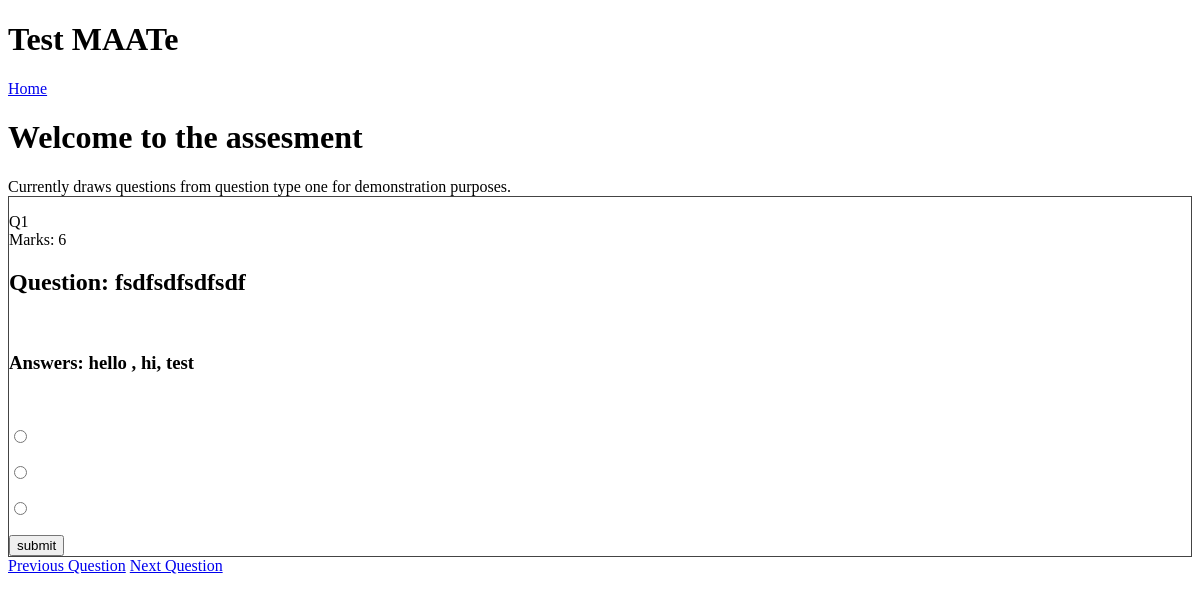
Page /assesment/1 on the committed database.
### mainApp/models.py (models this page shows)
class QuestionTypeOne(db.Model):
    id = db.Column(db.Integer, primary_key=True)
    question = db.Column(db.Text, nullable=False)
    answer_option_1 = db.Column(db.Text, nullable=False)
    answer_option_2 = db.Column(db.Text, nullable=False)
    answer_option_3 = db.Column(db.Text, nullable=False)
    correct_answer = db.Column(db.String, nullable=False)
    marks_available = db.Column(db.Integer, nullable=False)
    correct_answer_feedback = db.Column(db.Text, nullable=False)
    incorrect_answer_feedback = db.Column(db.Text, nullable=False)
    feedforward_comments = db.Column(db.Text, nullable=False)
    question_tag_1 = db.Column(db.Text, nullable=False)
    question_tag_2 = db.Column(db.Text, nullable=False)
    question_tag_3 = db.Column(db.Text, nullable=False)

### mainApp/routes.py (the view, shortened to what this page needs)
@app.route("/assesment/<id>",methods=['GET','POST'])
def assesment(id):
  form = Assesment()
  if id == 0:
      return redirect('assesment/1')
  prevID = int(id)-1
  nextID = int(id)+1
  nextID = int(id)+1
  type1questionsass=QuestionTypeOne.query.get(id) #queries questions from QuestionTypeOne for demonstration purposes
  CorrectFeedback = str(db.session.query(QuestionTypeOne.correct_answer_feedback).filter_by(id=id).first())
  IncorrectFeedback = str(db.session.query(QuestionTypeOne.incorrect_answer_feedback).filter_by(id=id).first())
  correctAnswer = 0 #will be fetched from assesment creation system
  numberOfQuestions=10 #placeholder
  print (nextID)
  return render_template('assesment.html', title='Assesment', type1questionsass=type1questionsass, form=form, id=id, nextID=nextID, prevID=prevID, CorrectFeedback=CorrectFeedback, IncorrectFeedback=IncorrectFeedback)

### mainApp/forms.py
class Assesment(FlaskForm):
  answer = RadioField('Label', choices=[('1','Option 1'),('2','Option  2'), ('3','Option  3')])
  submit = SubmitField('Submit Answer')

### mainApp/templates/assesment.html (shortened to what this page needs)
{% extends "layout.html" %}
{% block content %}
<h1>Welcome to the assesment</h1>
Currently draws questions from question type one for demonstration purposes.
<div class="question-container">
<p>Q{{ type1questionsass.id }}<br>
Marks: {{ type1questionsass.marks_available }}<br>
<h2>Question: {{ type1questionsass.question }}</h2><br>
<h3>Answers: {{ type1questionsass.answer_option_1 }} , {{ type1questionsass.answer_option_2}}, {{ type1questionsass.answer_option_3 }} </h3><br>
<form id="Assesment" method="POST" action="">
    {% for subfield in form.answer %}
    <p>
        {{ subfield }}
    </p>
    {% endfor %}
    <input id="submitbut" type="submit" value="submit">
    </form>
    </div
<h2><a href="{{ '/assesment/%s'%prevID }}">Previous Question</a>
<a href="{{ '/assesment/%s'%nextID }}">Next Question</a></h2>
{% endblock content %}

### mainApp/static/style.css (style rules this page uses)
html { margin:0; padding:0; }
.question-container { border: 1px solid #444; }

### rows in the picture
QuestionTypeOne: id "1", marks_available "6", question "fsdfsdfsdfsdf", answer_option_1 "hello", answer_option_2 "hi", answer_option_3 "test"
